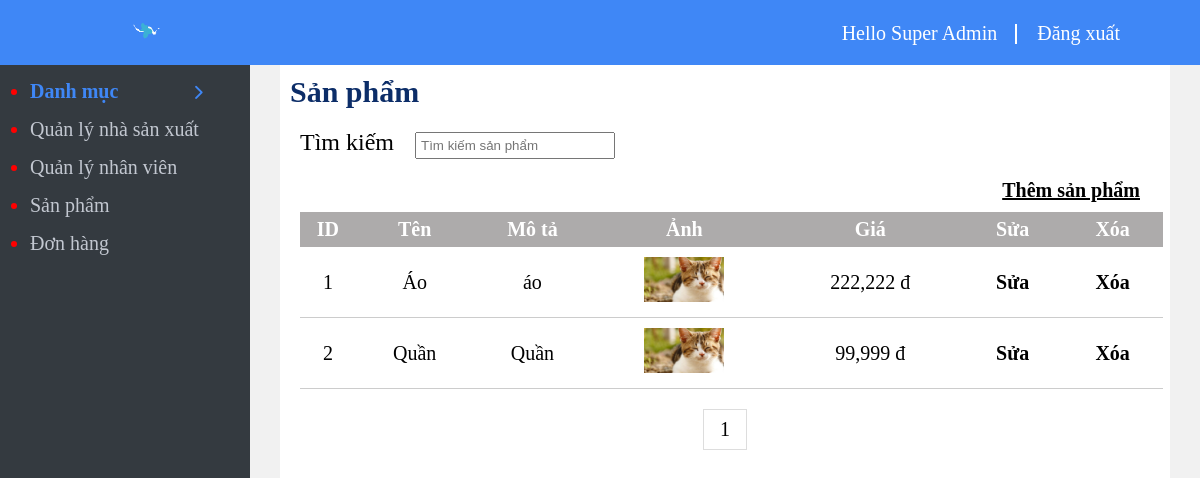
Page /admin/product/index.php (signed in) on the earlier database version.
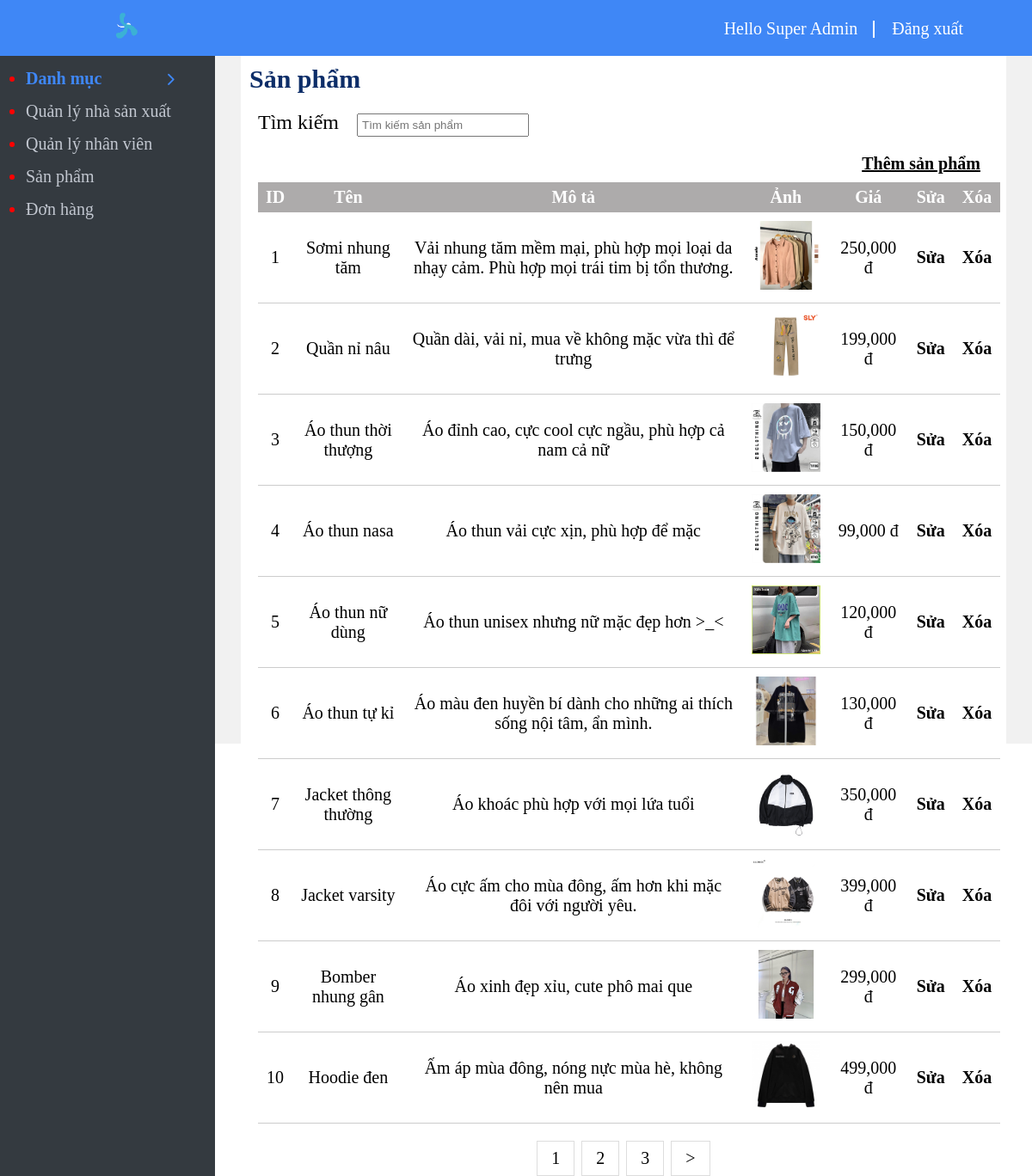
Same page on the later database version.
### tables this page shows
CREATE TABLE `product` (
  `id` int(11) NOT NULL,
  `name` varchar(50) NOT NULL,
  `description` text NOT NULL,
  `img` text NOT NULL,
  `price` int(11) NOT NULL,
  `manufacturers_id` int(11) NOT NULL,
  `category_detail_id` int(11) NOT NULL
);

### admin/product/index.php (the view, shortened to what this page needs)
<?php require'../menu_top.php'?>
<?php require '../connect.php';
$search='';
$sql_product_number="select count(*) from product where name like '%$search%'
or description like '%$search%'";
$array_product=mysqli_query($connect,$sql_product_number);
$result_product=mysqli_fetch_array($array_product);
$product_number=$result_product['count(*)'];
$product_number_in_page=10;
$page=ceil($product_number/$product_number_in_page);
$get_page=1;
$passed=$product_number_in_page*($get_page-1);
$sql="select * from product where name like '%$search%'
or description like '%$search%'
limit $product_number_in_page offset $passed
";
$result=mysqli_query($connect,$sql);
?>
	<h2 style="padding: 10px; display: inline-block; color: #0c2d68;" >Sản phẩm</h2>
	<div style="padding: 10px 20px;">
		<form action="">
			<span style="font-size: 24px; ">Tìm kiếm</span>
		<input style="margin: 0 0 0 16px;" type="search" name="search" value="<?php echo $search?>" placeholder="Tìm kiếm sản phẩm">
	</form></div>
	<a class="create_title" href="form_insert.php">Thêm sản phẩm</a>
	<table border="1" width="100%">
		<tr>
		<th >ID</th>
		<th >Tên</th>
		<th >Mô tả</th>
		<th >Ảnh</th>
		<th >Giá</th>
		<th >Sửa</th>
		<th >Xóa</th>
		</tr>
		<?php foreach ($result as $key => $each) { ?>
			<tr style="text-align:center;">
				<td><?php echo $key+1 ?></td>
				<td><?php echo $each['name'] ?></td>
				<td><?php echo $each['description'] ?></td>
				<td>
					<img width="80" src="photos/<?php echo $each['img'] ?>" alt="">
				</td>
				<td><?php echo number_format($each['price'] , 0, '', ','); ?> đ</td>
				<td >
					<a class="delete_style" href="form_update.php?id=<?php echo $each['id']?>">Sửa</a>
				</td>
			 	<td>
					<a class="delete_style" href="process_delete.php?id=<?php echo $each['id']?>">Xóa</a>
				</td>
			</tr>
		<?php } ?>
	</table>
	<div class="pagination">
		<?php for($i=1;$i<=$page;$i++){ ?>
			<a href="?page=<?php echo $i?>&search=<?php echo $search?>">
				<?php echo $i?>
				</a>
		<?php } ?>
		<?php if($get_page<$page){
			$next=$get_page+1; ?>
		<a href="?page=<?php echo $next ?>&search=<?php echo $search?>">></a>
		<?php } ?>
	</div>
<?php require'../menu_bottom.php'?>

### admin/menu_top.php (shortened to what this page needs)
<!DOCTYPE html>
<html lang="en">
<head>
	<link rel="stylesheet" href="../css/style.css">
	<link rel="stylesheet" href="https://cdnjs.cloudflare.com/ajax/libs/font-awesome/6.0.0-beta3/css/all.min.css" />
</head>
<body>
	<div id="header" >
		<div class="header-compoment">
			<div class="header-logo">
			    <img style="padding-left: 10px;" height="65px" src="../photos_logo/logo_da.gif" alt="">
			</div>
			<ul class="header-container ">
				<li class="header-list "><a href="" class="header-item header-item--effect" >Hello <?php echo $_SESSION['name_admin']?>
				</a></li>
				<li class="header-list"><a href="../log_out.php" class="header-item " >Đăng xuất
				</a></li>
			</ul>
		</div>
	</div>
	<div id="container">
		<div class="navbar">
			<ul class="navbar-body">
				<li class="navbar-list pointer " id="category"><a class="navbar-item head_color">Danh mục <i id="toggle_icon" class="fas fa-chevron-right icon_padding"></i></a>
				</li>
				<li class="navbar-list"><a href="../manufactures" class="navbar-item">Quản lý nhà sản xuất</a></li>
				<li class="navbar-list"><a href="../staff" class="navbar-item">Quản lý nhân viên</a></li>
				<li class="navbar-list"><a href="../product" class="navbar-item">Sản phẩm</a></li>
				<li class="navbar-list"><a href="../orders" class="navbar-item">Đơn hàng</a></li>
			</ul>
		</div>
		<div class="main-body">

### admin/menu_bottom.php (shortened to what this page needs)
	</div>
	</div>
</body>
</html>

### admin/css/style.css (style rules this page uses)
* { margin: 0; padding: 0; box-sizing: none; }
#header { width: 100%; height: 65px; background-color: #3f87f6 ; position: fixed; top: 0; }
#container { margin-top: 65px; width: 100%; height: 100vh; background-color: #f1f1f1; }
.navbar { position: fixed; height: 100%; width: 250px; background-color: #343a40; left: 0; }
.main-body { margin-left:280px ; margin-right:30px ; font-size: 20px; min-height: 100%; background-color: white; }
.navbar-list { margin: 15px 15px 10px 30px; font-size: 20px ; color: red; }
.navbar-item { text-decoration: none; color: #c2c7d0; }
.header-compoment { display: flex; justify-content: space-between; padding: 0 100px; }
.header-container { display: flex; margin-right:-40px ; }
.header-list { list-style: none; padding: 22px 20px; }
.header-item { text-decoration: none; color: white; font-size: 20px; }
.header-item { position: relative; }
.header-item--effect::after { content: ""; display: block; position: absolute; border-right:2px solid white; height: 20px; top: 2px; right: -20px; }
.icon_padding { padding-left: 70px; font-size: 15px; }
.pointer { cursor: pointer; }
.head_color { color: #3f87f6; font-weight: 550; }
table, td, th { border: 0 solid black; }
table { width: 97%; border-collapse: collapse; margin: 20px; }
table, td { border-bottom: 1px solid #ccc; padding: 10px; }
.delete_style { text-decoration: none; color: black; font-weight: bold; }
.create_title { padding: 10px 30px 10px 10px; color: black; float: right; font-weight: 600; }
th { padding: 6px 0px; color: white; background-color: #adabab; }
input ,textarea ,select { width: 200px; padding: 4px; margin: 4px; }
input { outline: none; }
.pagination { display: flex; justify-content: center; }
.pagination a { color: black; padding: 8px 16px; text-decoration: none; transition: background-color .3s; border: 1px solid #ddd; margin: 0 4px; }

Differences in the rows shown:
changed product: name "Áo" → "Sơmi nhung tăm"; description "áo" → "Vải nhung tăm mềm mại, phù hợp mọi loại da nhạy cảm. Phù hợp mọi trái tim bị tổn thương."; img: a different picture; price "222,222" → "250,000"
changed product: name "Quần" → "Quần nỉ nâu"; description "Quần" → "Quần dài, vải nỉ, mua về không mặc vừa thì để trưng"; img: a different picture; price "99,999" → "199,000"
added product: name "Áo thun thời thượng", description "Áo đỉnh cao, cực cool cực ngầu, phù hợp cả nam cả nữ", img (picture), price "150,000"
added product: name "Áo thun nasa", description "Áo thun vải cực xịn, phù hợp để mặc", img (picture), price "99,000"
added product: name "Áo thun nữ dùng", description "Áo thun unisex nhưng nữ mặc đẹp hơn >_<", img (picture), price "120,000"
added product: name "Áo thun tự kỉ", description "Áo màu đen huyền bí dành cho những ai thích sống nội tâm, ẩn mình.", img (picture), price "130,000"
added product: name "Jacket thông thường", description "Áo khoác phù hợp với mọi lứa tuổi", img (picture), price "350,000"
added product: name "Jacket varsity", description "Áo cực ấm cho mùa đông, ấm hơn khi mặc đôi với người yêu.", img (picture), price "399,000"
added product: name "Bomber nhung gân", description "Áo xinh đẹp xỉu, cute phô mai que", img (picture), price "299,000"
added product: name "Hoodie đen", description "Ấm áp mùa đông, nóng nực mùa hè, không nên mua", img (picture), price "499,000"
Other differences:
new list line: "2"
new list line: "3"
